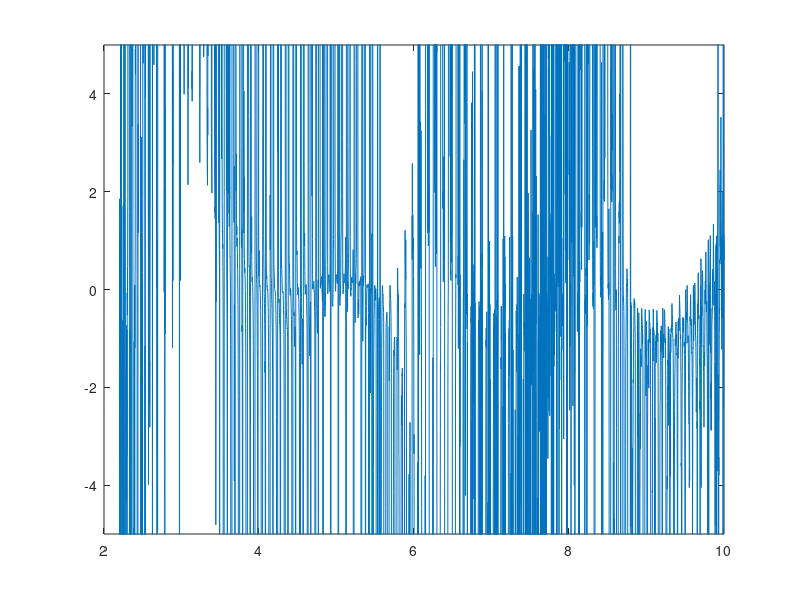
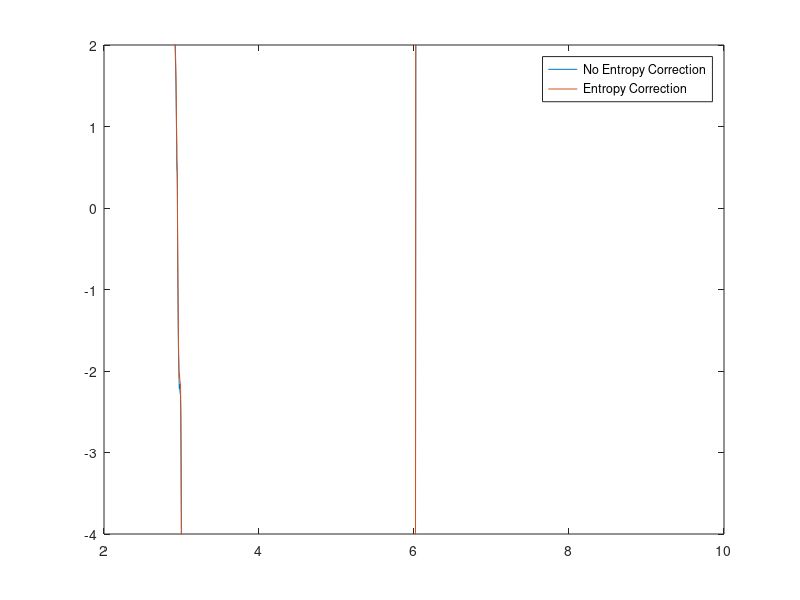

The MATLAB script that drew these images, in order:
cvmin=2.2;
cvmax=10;
cvbins=120;
Rmin = 200;

Output_Data = importdata('out (copy).dat');
%Output_Data=outcopy;
xf = linspace(cvmin,cvmax,size(Output_Data,1));
n = Output_Data(:,2);
n(n<Rmin) = Rmin;
yf = Output_Data(:,1)./n;

%plot(xpmf,Output_Data);

%for i=2:size(xf,2)-1
 %   yf(i) = Output_Data(i-1)+2*Output_Data(i)+Output_Data(i+1);
%end

figure(1)
plot(xf,yf)
axis([2 10 -5 5]);

xpmf = xf;
ypmf = yf;

for i=2:size(xpmf,2)
    ypmf(i) = ypmf(i-1)+yf(i)*((xf(i)-xf(i-1)));
    ypmfc(i) = ypmf(i) - 2*0.519*log(xpmf(i));
end

figure(2)
%plot(xpmf(5:end),-2*ypmf(5:end)+3.1)
plot(xpmf,-ypmf+70,xpmf,-ypmfc+69);
axis([2 10 -4 2]);
legend('No Entropy Correction','Entropy Correction');

% for i= 1:size(Output_Data,1)-1
%     interp(2*i-1,1) = Output_Data(i,1)/2;
%     interp(2*i,1) = (Output_Data(i,1)+Output_Data(i+1,1))/4;
%     interp(2*i-1,2) = Output_Data(i,2)/2;
%     interp(2*i,2) = (Output_Data(i,2)+Output_Data(i+1,2))/4;
% end
% interp(80,1) = Output_Data(40,1)/2;
% interp(80,2) = Output_Data(40,2)/2;
% interp(:,2) = round(interp(:,2));


